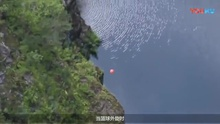
%> input picture improved Optical flow method/ball1.jpg, 220 x 124 px, shrunk from 640 x 360 before the run
$ octave --eval "calculateBall;"   (GNU Octave 9; MATLAB toolbox functions it lacks are replaced by stand-ins)
%> lines starting %> are read from the running program, lines starting %| are printed output that depends on the picture; in (x1, y1, x2, y2) boxes, pixels count from 0 and x2, y2 are one past the last pixel; in counts of white or black regions, pixels touching at a corner belong together; the program's own positions count from 1

function calculateBall()
tic
% file1 = imread(file1);
% file2 = imread(file2);
%灰度图
file1 = rgb2gray(imread('ball1.jpg'));
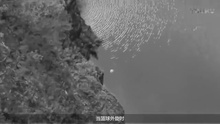
%> file1: size 124x220 uint8; min 28, max 216, mean 102
file2 = rgb2gray(imread('ball2.jpg'));
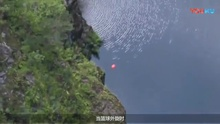
%> input picture improved Optical flow method/ball2.jpg, 220 x 124 px, shrunk from 640 x 360 before the run
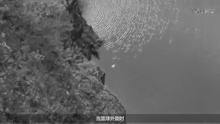
%> file2: size 124x220 uint8; min 27, max 210, mean 101.6
[M,N] = size(file1);
%> M = 124; N = 220
pic1 = file1;
pic2 = file2;
file1=medfilt2(file1,[3 3]);%进行中值滤波
file2=medfilt2(file2,[3 3]);
file1=im2double(file1);
%> file1: size 124x220 double
file2=im2double(file2);
%> file2: size 124x220 double
file3=file1-file2;
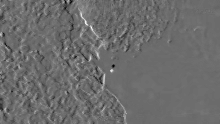
%> file3: size 124x220 double; min -0.216, max 0.294, mean 0.00159; drawn with min black and max white
a=medfilt2(file3,[3,3]);


 th=55/255;
 %二值图像
k= abs(file3)>=th;
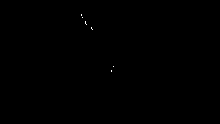
%> k: size 124x220 logical; 0.05% white in thin lines or dots, all inside (x1, y1, x2, y2) = (81, 14, 114, 72)
a(k)=1;
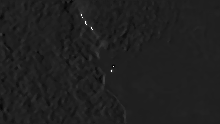
%> a: size 124x220 double; min -0.141, max 1, mean 0.00186; drawn with min black and max white
k= abs(file3)<th;
a(k)=0;
 a=bwareaopen(a,15);%删除小面积图形
%> a: size 124x220 logical; every value is 0

se90=strel ('line',3,90);se0=strel ('line',3,0);%创建形态学结构元素
a=bwmorph(a,'close'); %对上述图像进行形态学闭运算  先膨胀后腐蚀 提取二进制图像
a=imdilate(a,[se90,se0]);%膨胀，解决空洞问题
a=bwmorph(a,'close');
a=bwareaopen(a,50);
  imshow(a)
%计算图像轮廓
[width3,length3]=size(a);
%> width3 = 124; length3 = 220
wifthU=width3;
%> wifthU = 124
wifthD=1;
lengthL=length3;
%> lengthL = 220
lengthR=1;
for i=1:width3
    for j=1:length3
        if a(i,j)~=0
            if i<wifthU
               wifthU=i;
            end
             if i>wifthD
               wifthD=i;
             end
             if j<lengthL
               lengthL=j;
             end
             if j>lengthR
               lengthR=j;
            end
        end
    end
end
%> after the loop, lengthR = 1; wifthD = 1
%图像切割
lenR = 8-mod(lengthR-lengthL,8)+lengthR-lengthL;
%> lenR = -216
lenW =  8-mod(wifthD-wifthU,8)+wifthD-wifthU;
%> lenW = -120
pic1 = imcrop(file1,[lengthL,wifthU,lenR-1,lenW-1]);
%> pic1 = []
pic2 = imcrop(file2,[lengthL,wifthU,lenR-1,lenW-1]);
%> pic2 = []
%> (the run ends here)
